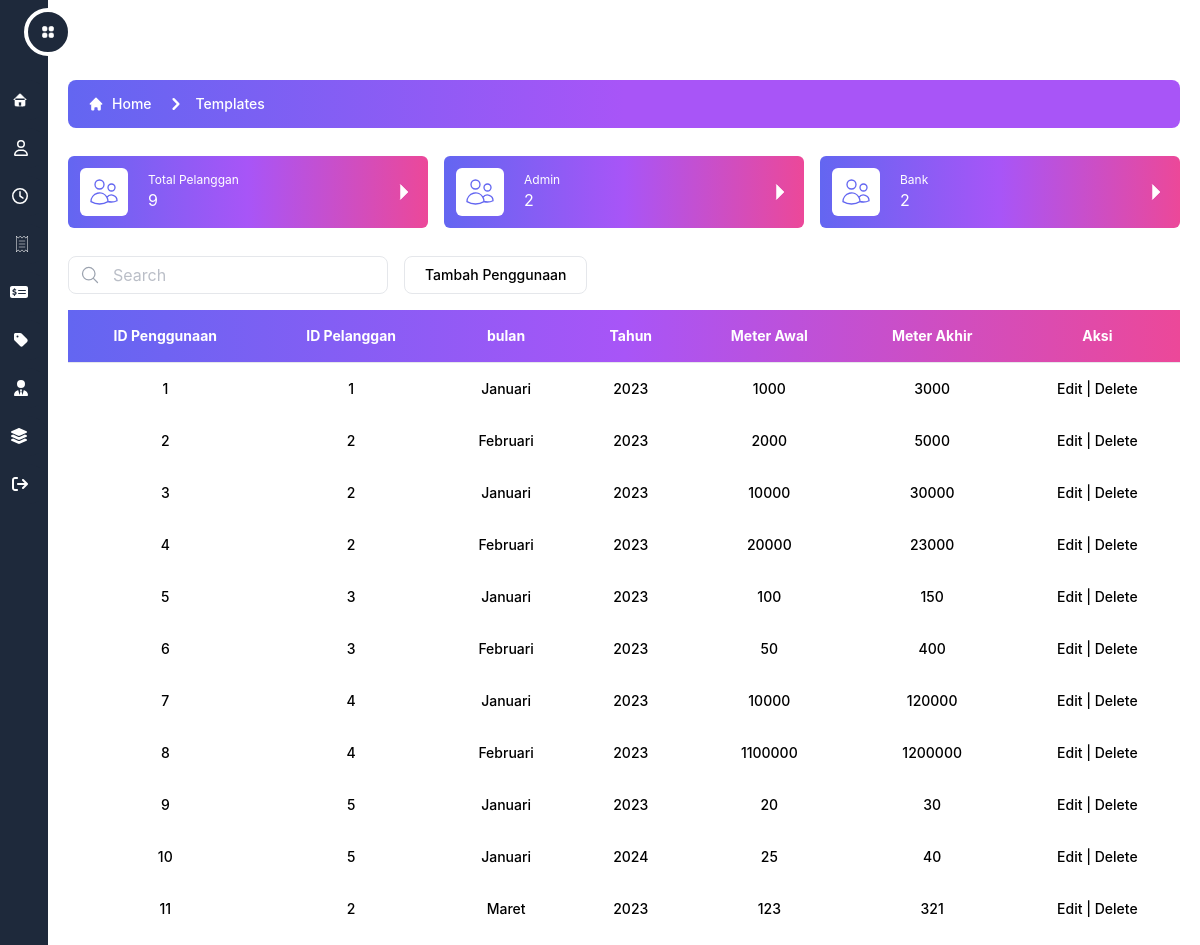
The page /src/admin/penggunaan/penggunaan.php on the database its author committed.
### tables this page shows
CREATE TABLE `penggunaan` (
  `id_penggunaan` int(11) NOT NULL,
  `id_pelanggan` int(11) NOT NULL,
  `bulan` varchar(50) NOT NULL,
  `tahun` varchar(50) NOT NULL,
  `meter_awal` int(11) NOT NULL,
  `meter_akhir` int(11) NOT NULL
);

### src/admin/penggunaan/penggunaan.php (the view, shortened to what this page needs)
<!DOCTYPE html>
<html lang="en">
<head>
    <link rel="stylesheet" href="https://cdn.jsdelivr.net/npm/tw-elements/dist/css/tw-elements.min.css" />
    <script src="https://cdn.tailwindcss.com/3.3.0"></script>
</head>
<body>
<body class = "body bg-white dark:bg-[#0F172A]">
    <div class = "fixed w-full z-30 flex bg-white dark:bg-[#0F172A] p-2 items-center justify-center h-16 px-10">
        <div class = "grow h-full flex items-center justify-center"></div>
        <div class = "flex-none h-full text-center flex items-center justify-center">
        </div>
    </div>
    <aside class = "w-60 -translate-x-48 fixed transition transform ease-in-out duration-1000 z-50 flex h-screen bg-[#1E293B] ">
        <div onclick="openNav()" class = "-right-6 transition transform ease-in-out duration-500 flex border-4 border-white dark:border-[#0F172A] bg-[#1E293B] dark:hover:bg-blue-500 hover:bg-purple-500 absolute top-2 p-3 rounded-full text-white hover:rotate-45">
        </div>
        <div class= "mini mt-20 flex flex-col space-y-2 w-full h-[calc(100vh)]">
            <div class= "hover:ml-4 justify-end pr-5 text-white hover:text-purple-500 dark:hover:text-blue-500 w-full bg-[#1E293B] p-3 rounded-full transform ease-in-out duration-300 flex">
            </div>
            <div class= "hover:ml-4 justify-end pr-5 text-white hover:text-purple-500 dark:hover:text-blue-500 w-full bg-[#1E293B] p-3 rounded-full transform ease-in-out duration-300 flex">
                <a href="/ukk/src/admin/pelanggan/pelanggan.php" class="href">
                </a>
            </div>
            <div class= "hover:ml-4 justify-end pr-5 text-white hover:text-purple-500 dark:hover:text-blue-500 w-full bg-[#1E293B] p-3 rounded-full transform ease-in-out duration-300 flex">
                <a href="/ukk/src/admin/penggunaan/penggunaan.php" class="href">
                </a>
            </div>
            <div class= "hover:ml-4 justify-end pr-5 text-white hover:text-purple-500 dark:hover:text-blue-500 w-full bg-[#1E293B] p-3 rounded-full transform ease-in-out duration-300 flex">
                <a href="/ukk/src/admin/tagihan/tagihan.php" class="href">
                </a>
            </div>
            <div class= "hover:ml-4 justify-end pr-5 text-white hover:text-purple-500 dark:hover:text-blue-500 w-full bg-[#1E293B] p-3 rounded-full transform ease-in-out duration-300 flex">
                <a href="/ukk/src/admin/pembayaran/pembayaran.php" class="href">
                </a>
            </div>
            <div class= "hover:ml-4 justify-end pr-5 text-white hover:text-purple-500 dark:hover:text-blue-500 w-full bg-[#1E293B] p-3 rounded-full transform ease-in-out duration-300 flex">
                <a href="/ukk/src/admin/tarif/tarif.php" class="href">
                </a>
            </div>
            <div class= "hover:ml-4 justify-end pr-5 text-white hover:text-purple-500 dark:hover:text-blue-500 w-full bg-[#1E293B] p-3 rounded-full transform ease-in-out duration-300 flex">
                <a href="/ukk/src/admin/admin/admin.php" class="href">
                </a>
            </div>
            <div class= "hover:ml-4 justify-end pr-5 text-white hover:text-purple-500 dark:hover:text-blue-500 w-full bg-[#1E293B] p-3 rounded-full transform ease-in-out duration-300 flex">
                <a href="/ukk/src/admin/level/level.php" class="href">
                </a>
            </div>
            <div class= "hover:ml-4 justify-end pr-5 text-white hover:text-purple-500 dark:hover:text-blue-500 w-full bg-[#1E293B] p-3 rounded-full transform ease-in-out duration-300 flex">
            <a href="/ukk/login.php" class="href">
            </a>
            </div>
        </div>
    </aside>
    <div class = "content ml-12 transform ease-in-out duration-500 pt-20 px-2 md:px-5 pb-4 min-h-screen">
        <nav class = "flex px-5 py-3  rounded-lg bg-gradient-to-r dark:from-cyan-500 dark:to-blue-500 from-indigo-500 via-purple-500 to-purple-500 dark:text-white " aria-label="Breadcrumb">
            <ol class = "inline-flex items-center space-x-1 md:space-x-3">
                <li class = "inline-flex items-center">
                    <a href="#" class = "inline-flex items-center text-sm font-medium text-white hover:text-gray-900 dark:text-white dark:hover:text-black">
                        <svg class = "w-4 h-4 mr-2" fill="currentColor" viewBox="0 0 20 20" xmlns="http://www.w3.org/2000/svg"><path d="M10.707 2.293a1 1 0 00-1.414 0l-7 7a1 1 0 001.414 1.414L4 10.414V17a1 1 0 001 1h2a1 1 0 001-1v-2a1 1 0 011-1h2a1 1 0 011 1v2a1 1 0 001 1h2a1 1 0 001-1v-6.586l.293.293a1 1 0 001.414-1.414l-7-7z"></path></svg>
                        Home
                    </a>
                </li>
                <li>
                    <div class = "flex items-center">
                        <svg class = "w-6 h-6 text-black" fill="currentColor" viewBox="0 0 20 20" xmlns="http://www.w3.org/2000/svg"><path fillRule="evenodd" d="M7.293 14.707a1 1 0 010-1.414L10.586 10 7.293 6.707a1 1 0 011.414-1.414l4 4a1 1 0 010 1.414l-4 4a1 1 0 01-1.414 0z" clipRule="evenodd"></path></svg>
                        <a href="#" class = "ml-1 text-sm font-medium text-white hover:text-gray-900 md:ml-2 dark:text-white dark:hover:text-black">Templates</a>
                    </div>
                </li>
            </ol>
        </nav>
        <div class = "flex flex-wrap my-5 -mx-2">
            <div class = "w-full lg:w-1/3 p-2">
                <div class = "flex items-center flex-row w-full bg-gradient-to-r dark:from-cyan-500 dark:to-blue-500 from-indigo-500 via-purple-500 to-pink-500 rounded-md p-3">
                    <div class = "flex text-indigo-500 dark:text-white items-center bg-white dark:bg-[#0F172A] p-2 rounded-md flex-none w-8 h-8 md:w-12 md:h-12 ">
                    </div>
                    <div class = "flex flex-col justify-around flex-grow ml-5 text-white">
                        <div class = "text-xs whitespace-nowrap">
                            Total Pelanggan
                        </div>
                        <div class = "">
                            <?php
                            include 'D:\xampp5\htdocs\ukk\connection.php';
                            $sql = "SELECT COUNT(id_pelanggan) as id_pelanggan FROM pelanggan";
                            $result = $koneksi->query($sql);
                            if ($result) {
                                $row = $result->fetch_assoc();
                                $count = $row['id_pelanggan'];
                                echo ''. $count;
                            } else {
                                echo "Error: " . $sql . "<br>" . $conn->error;
                            }
                            ?>
                        </div>
                    </div>
                    <div class = " flex items-center flex-none text-white">
                        <svg xmlns="http://www.w3.org/2000/svg" fill="none" viewBox="0 0 24 24" strokeWidth={1.5} stroke="currentColor" class = "w-6 h-6">
                            <path strokeLinecap="round" strokeLinejoin="round" d="M8.25 4.5l7.5 7.5-7.5 7.5" />
                        </svg>
                    </div>
                </div>
            </div>
            <div class = "w-full md:w-1/2 lg:w-1/3 p-2 ">
                <div class = "flex items-center flex-row w-full bg-gradient-to-r dark:from-cyan-500 dark:to-blue-500 from-indigo-500 via-purple-500 to-pink-500 rounded-md p-3">
                    <div class = "flex text-indigo-500 dark:text-white items-center bg-white dark:bg-[#0F172A] p-2 rounded-md flex-none w-8 h-8 md:w-12 md:h-12 ">
                    </div>
                    <div class = "flex flex-col justify-around flex-grow ml-5 text-white">
                        <div class = "text-xs whitespace-nowrap">
                            Admin
                        </div>
                        <div class = "">
                            <?php
                            include 'D:\xampp5\htdocs\ukk\connection.php';
                            $sql = "SELECT COUNT(id_admin) as id_admin FROM admin where id_level=2";
                            $result = $koneksi->query($sql);
                            if ($result) {
                                $row = $result->fetch_assoc();
                                $count = $row['id_admin'];
                                echo ''. $count;
                            } else {
                                echo "Error: " . $sql . "<br>" . $conn->error;
                            }
                            ?>
                        </div>
                    </div>
                    <div class = " flex items-center flex-none text-white">
                        <svg xmlns="http://www.w3.org/2000/svg" fill="none" viewBox="0 0 24 24" strokeWidth={1.5} stroke="currentColor" class = "w-6 h-6">
                            <path strokeLinecap="round" strokeLinejoin="round" d="M8.25 4.5l7.5 7.5-7.5 7.5" />
                        </svg>
                    </div>
                </div>
            </div>
            <div class = "w-full md:w-1/2 lg:w-1/3 p-2">
                <div class = "flex items-center flex-row w-full bg-gradient-to-r dark:from-cyan-500 dark:to-blue-500 from-indigo-500 via-purple-500 to-pink-500 rounded-md p-3">
                    <div class = "flex text-indigo-500 dark:text-white items-center bg-white dark:bg-[#0F172A] p-2 rounded-md flex-none w-8 h-8 md:w-12 md:h-12 ">
                    </div>
                    <div class = "flex flex-col justify-around flex-grow ml-5 text-white">
                        <div class = "text-xs whitespace-nowrap">
                            Bank
                        </div>
                        <div class = "">
                            <?php
                            include 'D:\xampp5\htdocs\ukk\connection.php';
                            $sql = "SELECT COUNT(id_admin) as id_admin FROM admin where id_level=1";
                            $result = $koneksi->query($sql);
                            if ($result) {
                                $row = $result->fetch_assoc();
                                $count = $row['id_admin'];
                                echo ''. $count;
                            } else {
                                echo "Error: " . $sql . "<br>" . $conn->error;
                            }
                            ?>
                        </div>
                    </div>
                    <div class = " flex items-center flex-none text-white">
                        <svg xmlns="http://www.w3.org/2000/svg" fill="none" viewBox="0 0 24 24" strokeWidth={1.5} stroke="currentColor" class = "w-6 h-6">
                            <path strokeLinecap="round" strokeLinejoin="round" d="M8.25 4.5l7.5 7.5-7.5 7.5" />
                        </svg>
                    </div>
                </div>
            </div>
        </div>
        <div class="relative flex items-center mt-4 md:mt-0 mb-4">
            <span class="absolute">
            </span>
            <form id="search-form" action="index.php" method="GET">
            <input type="text" id="searchquery" name="searchquery"placeholder="Search" class="block w-full py-1.5 pr-5 text-black bg-white border border-gray-200 rounded-lg md:w-80 placeholder-gray-400/70 pl-11 rtl:pr-11 rtl:pl-5 dark:bg-white dark:text-black dark:border-gray-600 focus:border-blue-400 dark:focus:border-blue-300 focus:ring-blue-300 focus:outline-none focus:ring focus:ring-opacity-40">
            </form>
            <div class=" ml-4 inline-flex overflow-hidden bg-white border divide-x rounded-lg dark:bg-white rtl:flex-row-reverse dark:border-gray-700 dark:divide-gray-700">
            <button class="px-5 py-2 text-xs font-medium text-black transition-colors duration-200 sm:text-sm hover:bg-gradient-to-r from-indigo-500 via-purple-500 to-pink-500 hover:text-white dark:hover:bg-gradient-to-r dark:hover:from-cyan-500 dark:hover:to-blue-500" onclick="window.location.href = 'insert.php';">
                Tambah Penggunaan
            </button>
        </div>
        </div>
        <table class="min-w-full text-left text-sm overflow-y-scroll font-medium">
          <thead class="border-b font-medium dark:border-neutral-500 dark:text-black">
            <tr class="bg-black text-white bg-gradient-to-r from-indigo-500 via-purple-500 to-pink-500 dark:from-cyan-500 dark:to-blue-500 dark:text-black">
              <th scope="col" class="px-6 py-4 text-center ">ID Penggunaan</th>
              <th scope="col" class="px-6 py-4 text-center ">ID Pelanggan</th>
              <th scope="col" class="px-6 py-4 text-center ">bulan</th>
              <th scope="col" class="px-6 py-4 text-center ">Tahun</th>
              <th scope="col" class="px-6 py-4 text-center ">Meter Awal</th>
              <th scope="col" class="px-6 py-4 text-center ">Meter Akhir</th>
              <th scope="col" class="px-6 py-4 text-center ">Aksi</th>
            </tr>
          </thead>
          <?php
          include 'D:\xampp5\htdocs\ukk\connection.php';
          if (isset($_GET['searchquery'])) {
            $search = $_GET['searchquery'];
            $sql = mysqli_query($koneksi, "SELECT * FROM penggunaan WHERE id_penggunaan like '%" . $search . "%'");
        } else {
            $sql = mysqli_query($koneksi, "SELECT * FROM penggunaan ORDER BY id_penggunaan");
        }
        while ($data = mysqli_fetch_Array($sql)) {
            echo "<tr class='hover:bg-gradient-to-r from-indigo-500 via-purple-500 to-pink-500 hover:text-white dark:hover:bg-gradient-to-r dark:hover:from-cyan-500 dark:hover:to-blue-500'>";
                echo "<td class='px-6 py-4 text-center'>" . $data["id_penggunaan"] . "</td>";
                echo "<td class='px-6 py-4 text-center'>" . $data["id_pelanggan"] . "</td>";
                echo "<td class='px-6 py-4 text-center'>" . $data["bulan"] . "</td>";
                echo "<td class='px-6 py-4 text-center'>" . $data["tahun"] . "</td>";
                echo "<td class='px-6 py-4 text-center'>" . $data["meter_awal"] . "</td>";
                echo "<td class='px-6 py-4 text-center'>" . $data["meter_akhir"] . "</td>";
                echo "<td class='px-6 py-4 text-center'>
              <a class='' href='edit.php?id=" . $data['id_penggunaan'] . "'>Edit</a> |
              <a class='' href='delete.php?id=" . $data['id_penggunaan'] . "'>Delete</a>
              </td>";
                echo "</tr>";
        }
        ?>
      </table>
    </div>
</body>
</html>

### src/admin/penggunaan/penggunaan.php (style rules this page uses)
svg { fill:#ffffff }

### rows shown on the page
penggunaan: id_penggunaan "1", id_pelanggan "1", bulan "Januari", tahun "2023", meter_awal "1000", meter_akhir "3000"
penggunaan: id_penggunaan "2", id_pelanggan "2", bulan "Februari", tahun "2023", meter_awal "2000", meter_akhir "5000"
penggunaan: id_penggunaan "3", id_pelanggan "2", bulan "Januari", tahun "2023", meter_awal "10000", meter_akhir "30000"
penggunaan: id_penggunaan "4", id_pelanggan "2", bulan "Februari", tahun "2023", meter_awal "20000", meter_akhir "23000"
penggunaan: id_penggunaan "5", id_pelanggan "3", bulan "Januari", tahun "2023", meter_awal "100", meter_akhir "150"
penggunaan: id_penggunaan "6", id_pelanggan "3", bulan "Februari", tahun "2023", meter_awal "50", meter_akhir "400"
penggunaan: id_penggunaan "7", id_pelanggan "4", bulan "Januari", tahun "2023", meter_awal "10000", meter_akhir "120000"
penggunaan: id_penggunaan "8", id_pelanggan "4", bulan "Februari", tahun "2023", meter_awal "1100000", meter_akhir "1200000"
penggunaan: id_penggunaan "9", id_pelanggan "5", bulan "Januari", tahun "2023", meter_awal "20", meter_akhir "30"
penggunaan: id_penggunaan "10", id_pelanggan "5", bulan "Januari", tahun "2024", meter_awal "25", meter_akhir "40"
penggunaan: id_penggunaan "11", id_pelanggan "2", bulan "Maret", tahun "2023", meter_awal "123", meter_akhir "321"

### other values the page prints
$count "9"
$count "2"
